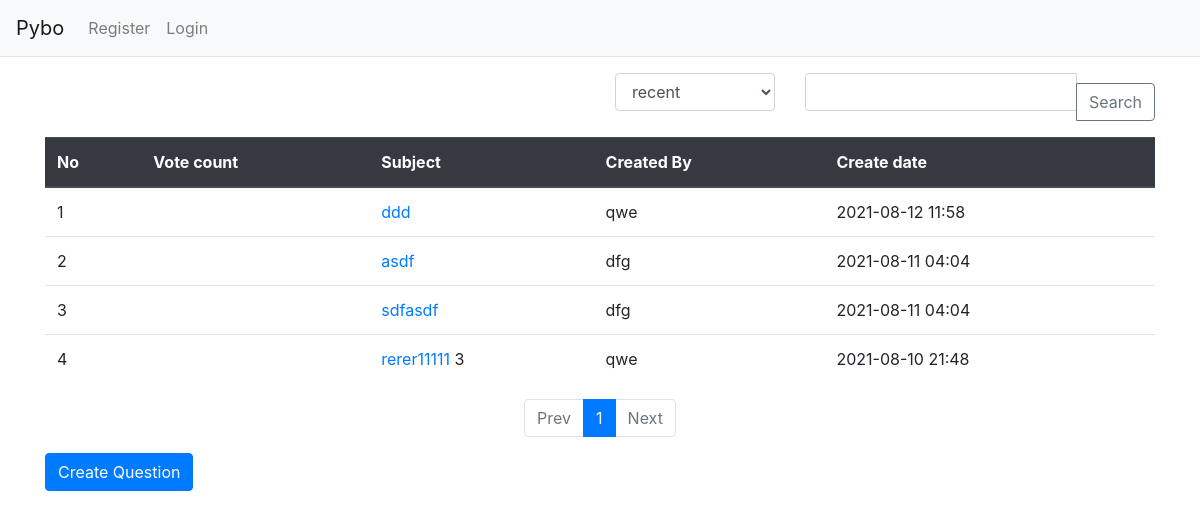
The page /question/list on the database as committed earlier.
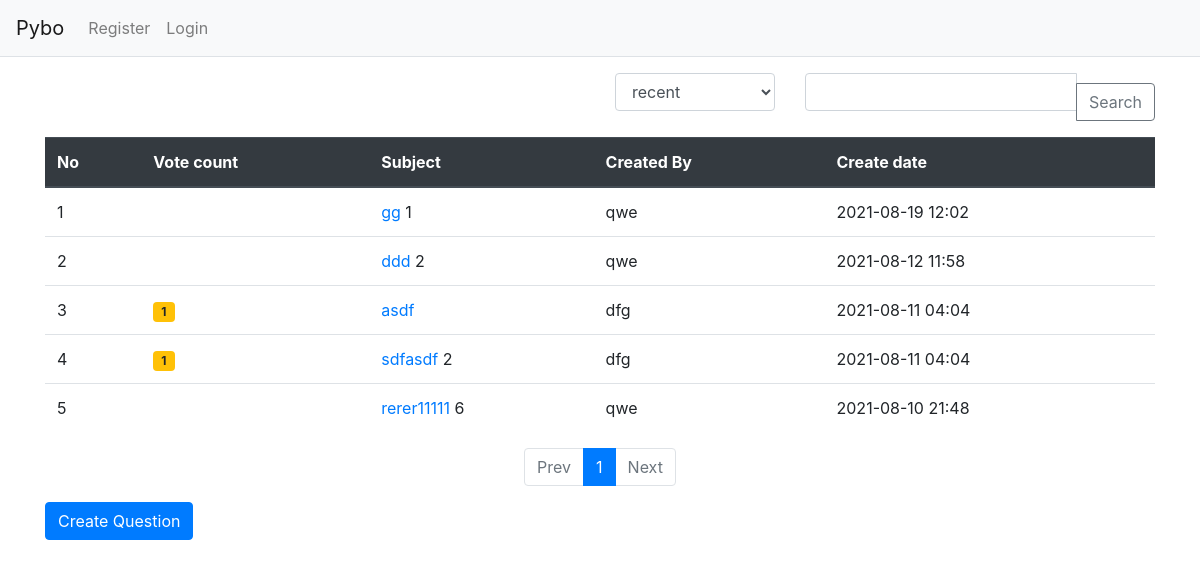
The same page on the database as committed later.
### pybo/models.py (models this page shows)
class Question(db.Model):
    id=db.Column(db.Integer, primary_key=True)
    subject=db.Column(db.String(200), nullable=False)
    content=db.Column(db.Text(), nullable=False)
    create_date=db.Column(db.DateTime(), nullable=False)
    user_id = db.Column(db.Integer, db.ForeignKey('user.id', ondelete='CASCADE'), nullable=False)
    user=db.relationship('User', backref=db.backref('question_set'))
    modify_date=db.Column(db.DateTime(), nullable=True)
    voter=db.relationship('User', secondary=question_voter, backref=db.backref('question_voter_set'))

class User(db.Model):
    id=db.Column(db.Integer, primary_key=True)
    username=db.Column(db.String(150), unique=True, nullable=False)
    password=db.Column(db.String(250), nullable=False)
    email=db.Column(db.String(250), unique=True, nullable=False)

### pybo/views/question_view.py (the view, shortened to what this page needs)
@bp.route('/list')
def _list():
    page = request.args.get('page', type=int, default=1)
    kw=request.args.get('kw', type=str, default='')
    so=request.args.get('so', type=str, default='recent')
    if so=='popular':
        sub_query=db.session.query(Answer.question_id, func.count('*').label('num_answer'))\
        .group_by(Answer.question_id).subquery()
        question_list=Question.query.outerjoin(sub_query, Question.id == sub_query.c.question_id)\
        .order_by(sub_query.c.num_answer.desc(), Question.create_date.desc())
    else:
        question_list=Question.query.order_by(Question.create_date.desc())
    question_list=question_list.paginate(page, per_page=10)
    return render_template('question/question.html', question_list=question_list, page=page, kw=kw, so=so)

### pybo/filter.py (called while the page is built)
def format_datetime(value, fmt="%Y-%m-%d %H:%M"):
    return value.strftime(fmt)

### pybo/views/auth.py (called while the page is built)
@bp.before_app_request
def load_logged_in_user():
    user_id=session.get('user_id')
    if user_id:
        user=User.query.get(user_id)
        g.user=user
    else:
        g.user=None

### pybo/templates/question/question.html (shortened to what this page needs)
{% extends 'base.html' %}
{% block content %}
<div class="container my-3">
    <div class="row justify-content-end my-3">
        <div class="col-2">
            <select class="form-control so">
                <option value="recent" {% if so=='recent' %}selected{% endif %}>recent</option>
            </select>
        </div>
        <div class="col-4 input-group">
            <input type="text" class="form-control kw" value="{{ kw or '' }}">
            <div class="input-group-append">
                <button class="btn btn-outline-secondary" type="button" id="btn_search">Search</button>
            </div>
        </div>
    </div>
    <table class="table">
        <thead>
            <tr class="thead-dark">
                <th>No</th>
                <th>Vote count</th>
                <th>Subject</th>
                <th>Created By</th>
                <th>Create date</th>
            </tr>
        </thead>
        <tbody>
        {% if question_list %}
            {% for question in question_list.items %}
            <tr>
                <td> {{(question_list.page-1) * question_list.per_page + loop.index}} </td>
                <td>
                    {% if question.voter|length > 0 %}
                    <span class="badge badge-warning px-2 py-1">{{ question.voter|length }}</span>
                    {% endif %}
                </td>
                <td><a href="{{url_for('question.detail', id=question.id)}}"> {{question.subject}}</a>
                    {% if question.answer_set|length > 0 %}
                        {{question.answer_set|length}}
                    {% endif %}
                </td>
                <td>{{question.user.username}}</td>
                <td>{{question.create_date|date_time}}</td>
            </tr>
            {% endfor %}
        {% else %}
        <tr>
            <td colspan="3">No Data</td>
        </tr>
        {% endif %}
        </tbody>
    </table>
    <ul class="pagination justify-content-center">
        {% if question_list.has_prev %}
        <li class="page-item">
             <a class="page-link" data-page="{{ question_list.prev_num }}" href="#">Prev</a>
        </li>
        {% else %}
        <li class="page-item disabled">
            <a class="page-link" tabindex="-1" aria-disabled="true" href="#">Prev</a>
        </li>
        {% endif %}
        {% for page_num in question_list.iter_pages() %}
            {% if page_num %}
                {% if page_num != question_list.page %}
                <li class="page-item">
                    <a class="page-link" data-page="{{ page_num }}" href="#">{{ page_num }}</a>
                </li>
                {% else %}
                <li class="page-item active" aria-current="page">
                    <a class="page-link" href="#">{{ page_num }}</a>
                </li>
                {% endif %}
           {% else %}
                <li class="disabled">
                    <a class="page-link" href="#">...</a>
                </li>
           {% endif %}
        {% endfor %}
        {% if question_list.has_next %}
        <li class="page-item">
            <a class="page-link" data-page="{{ question_list.next_num }}" href="#">Next</a>
        </li>
        {% else %}
        <li class="page-item disabled">
            <a class="page-link" tabindex="-1" aria-disabled="true" href="#">Next</a>
        </li>
        {% endif %}
    </ul>
    <a href="{{url_for('question.create')}}" class="btn btn-primary">Create Question</a>
</div>
{% endblock %}

### pybo/templates/base.html (shortened to what this page needs)
<!doctype html>
<html lang="en">
<head>
    <link rel="stylesheet" href="https://cdn.jsdelivr.net/npm/bootstrap@4.5.3/dist/css/bootstrap.min.css">
    <link rel="stylesheet" href="{{url_for('static', filename='style.css')}}" />
</head>
<body>
{% include 'navbar.html' %}
{% block content %}
{% endblock %}
</body>
</html>

### pybo/templates/navbar.html (shortened to what this page needs)
<nav class="navbar navbar-expand-lg navbar-light bg-light border-bottom">
    <a class="navbar-brand" href="{{ url_for('main.index') }}">Pybo</a>
    <div class="collapse navbar-collapse flex-grow-0" id="navbarNav">
        <ul class="navbar-nav">
            {% if not g.user %}
            <li class="nav-item ">
                <a class="nav-link" href="{{url_for('auth.signup')}}">Register</a>
            </li>
            <li class="nav-item ">
                <a class="nav-link" href="{{url_for('auth.login')}}">Login</a>
            </li>
            {% else %}
            <li class="nav-item ">
                <a class="nav-link" href="{{url_for('auth.logout')}}">Logout</a>
            </li>
            {% endif %}
        </ul>
    </div>
</nav>

### pybo/static/style.css (style rules this page uses)
button { margin-top : 10px }

Rows that differ between the two databases and show on the page:
added Question: (question_list.page-1)*question_list.per_page+loop.index "1", subject "gg", answer_set|length "1", user.username "qwe", create_date "2021-08-19 12:02"
shown differently, row unchanged: Question "ddd": (question_list.page-1)*question_list.per_page+loop.index "1" → "2"; answer_set|length (not shown) → "2"
shown differently, row unchanged: Question "asdf": (question_list.page-1)*question_list.per_page+loop.index "2" → "3"; voter|length (not shown) → "1"
shown differently, row unchanged: Question "sdfasdf": page "3" → "4"; voter|length (not shown) → "1"; answer_set|length (not shown) → "2"
computed for Question "rerer11111": page "4" → "5"; answer_set|length "3" → "6"
